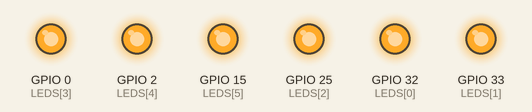
Recording of a sketch running on a simulated ESP32. Parts: output pins drawn as LEDs (lit = HIGH).

Above: at 0.1 s.
At 3.1 s:
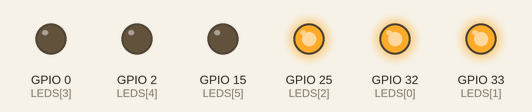
At 5.6 s:
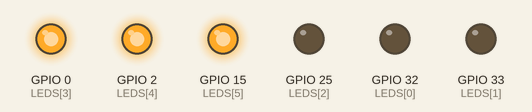
At 12.1 s:
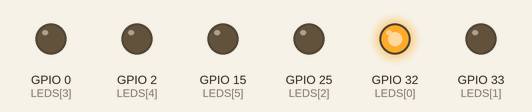
At 23.6 s:
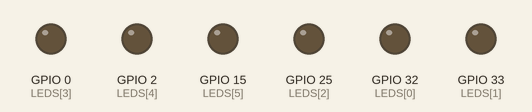
At 39.75 s:
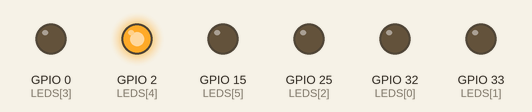
Timing chart, 0 to 40.0 s (numbered marks = the images above):
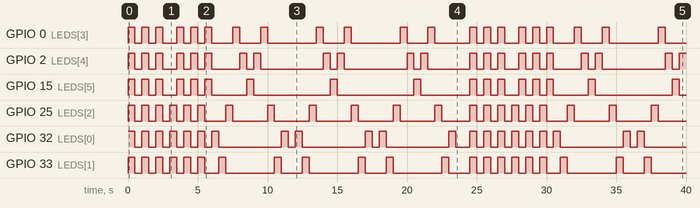

Measured:
- by itself, GPIO 0 (LEDS[3]): LOW → HIGH at 0.00 s, → LOW 0.50 s later, → HIGH 0.50 s later, → LOW 0.50 s later, … (42 changes in this stretch)
- by itself, GPIO 2 (LEDS[4]): LOW → HIGH at 0.00 s, → LOW 0.50 s later, → HIGH 0.50 s later, → LOW 0.50 s later, … (43 changes in this stretch)
- by itself, GPIO 15 (LEDS[5]): LOW → HIGH at 0.00 s, → LOW 0.50 s later, → HIGH 0.50 s later, → LOW 0.50 s later, … (34 changes in this stretch)
- by itself, GPIO 25 (LEDS[2]): LOW → HIGH at 0.00 s, → LOW 0.50 s later, → HIGH 0.50 s later, → LOW 0.50 s later, … (42 changes in this stretch)
- by itself, GPIO 32 (LEDS[0]): LOW → HIGH at 0.00 s, → LOW 0.50 s later, → HIGH 0.50 s later, → LOW 0.50 s later, … (42 changes in this stretch)
- by itself, GPIO 33 (LEDS[1]): LOW → HIGH at 0.00 s, → LOW 0.50 s later, → HIGH 0.50 s later, → LOW 0.50 s later, … (42 changes in this stretch)

The sketch:

Digital_Output.ino
```cpp
/*======================================================
                     DIGITAL OUTPUT
========================================================
Description:
This program blinks an LED connected to GPIO32 with a
time interval. It uses standard output configurations
and precise delay timing to cycle through three
distinct lighting animation patterns continuously in a
loop.

Designer Engineer:
Ebio, Ann Clarise
Jaena, Elaiza B.

Date:
Sept. 02, 2026
======================================================*/

// ESP32 GPIO Pins
const int LEDS[] = {32, 33, 25, 0, 2, 15};
const int NUM_PINS = sizeof(LEDS) / sizeof(LEDS[0]);
const int DELAY_TIME = 500;

#include "LED_Modes.h"

void setup() {
  for (int i = 0; i < NUM_PINS; i++) {
    pinMode(LEDS[i], OUTPUT);
  }
}

void loop() {
  blink();
  alt();
  run();

  delay(500); // Wait 1 second before restarting loop
}
```

LED_Modes.h
```cpp
void setAllLEDs(uint8_t state) {
  for (int i = 0; i < NUM_PINS; i++) {
    digitalWrite(LEDS[i], state);
  }
}

// Mode 1: All LEDs blink together 3 times
void blink() {
  for (int i = 0; i < 3; i++) {
    setAllLEDs(HIGH);
    delay(DELAY_TIME);
    setAllLEDs(LOW);
    delay(DELAY_TIME);
  }
}

// Mode 2: Alternates between first 3 LEDs and last 3 LEDs
void alt() {
  for (int i = 0; i < 3; i++) {
    for (int j = 0; j < NUM_PINS; j++) {
      digitalWrite(LEDS[j], j < 3 ? HIGH : LOW);
    }
    delay(DELAY_TIME);

    for (int j = 0; j < NUM_PINS; j++) {
      digitalWrite(LEDS[j], j < 3 ? LOW : HIGH);
    }
    delay(DELAY_TIME);
  }
  setAllLEDs(LOW);
}

// Mode 3: Knight Rider / Chaser effect back and forth
void run() {
  for (int repeat = 0; repeat < 3; repeat++) {
    // Forward sequence (LED 1 to 6)
    for (int i = 0; i < NUM_PINS; i++) {
      digitalWrite(LEDS[i], HIGH);
      delay(DELAY_TIME);
      digitalWrite(LEDS[i], LOW);
    }

    // Reverse sequence (LED 5 down to 1)
    for (int i = NUM_PINS - 2; i >= 0; i--) {
      digitalWrite(LEDS[i], HIGH);
      delay(DELAY_TIME);
      digitalWrite(LEDS[i], LOW);
    }
    delay(DELAY_TIME);
  }
}
```
